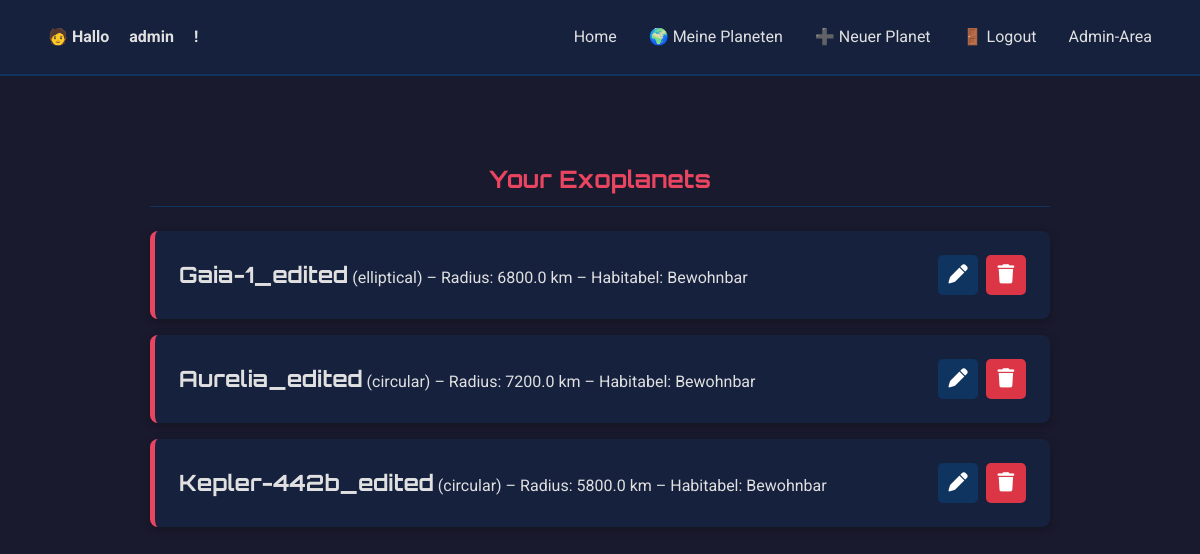
The app's page /exo/planet-list/ (signed in) with its own data.
### exo_planet/models.py (models this page shows, shortened)
class Exoplanet(models.Model):
    user = models.ForeignKey(User, on_delete=models.CASCADE)
    name = models.CharField(max_length=100)
    radius_km = models.FloatField()
    orbit_type = models.CharField(max_length=50, choices=[
        ('circular', 'Kreisförmig'),
        ('elliptical', 'Elliptisch'),
        ('hyperbolic', 'Hyperbolisch')
    ])
    habitable = models.BooleanField(default=False)
    description = models.TextField(blank=True)

### exo_planet/views.py (the view)
# urls.py: path('planet-list/', views.planet_list, name='planet_list'),
@login_required(login_url='accounts:login')
def planet_list(request):
    planets = Exoplanet.objects.filter(user=request.user)
    return render(request, 'exo_planet/planet_list.html', {'planets': planets})

### exo_planet/templates/exo_planet/planet_list.html
{% extends "exo_planet/base.html" %}
{% block content %}
  <h2>Your Exoplanets</h2>
  <ul>
  {% for planet in planets %}
    <li class="planet-item">
      <div class="planet-info">
        <strong>{{ planet.name }}</strong> ({{ planet.orbit_type }}) –
        Radius: {{ planet.radius_km }} km –
        Habitabel: {{ planet.habitable|yesno:"Bewohnbar,Unbewohnbar" }}
      </div>
      <div class="action-buttons">
        <a href="{% url "exo_planet:edit_planet" planet.id %}" class="btn-icon" title="Bearbeiten">
          <i class="fas fa-pen"></i>
        </a>
        <a href="{% url "exo_planet:delete_planet" planet.id %}" class="btn-icon delete" title="Löschen">
          <i class="fas fa-trash"></i>
        </a>
      </div>
    </li>
  {% empty %}
    <li>Du hast noch keine Planeten entdeckt.</li>
  {% endfor %}
  </ul>
{% endblock %}

### exo_planet/templates/exo_planet/base.html (shortened to what this page needs)
{% load static %}
<!DOCTYPE html>
<html lang="en">
<head>
  <link rel="stylesheet" href="https://cdnjs.cloudflare.com/ajax/libs/font-awesome/6.5.0/css/all.min.css">
  <link rel="stylesheet" href="{% static 'exo_planet/style.css' %}">
</head>
<body>
  <nav>
      <span>🧑 Hallo {% if user.is_authenticated %}
        <a href="{% url 'accounts:user_profile' %}">{{ user.username }}</a>
        {% else %}
        Gast
        {% endif %}!
      </span>
      <a href="{% url "home:index" %}">Home</a>
      <a href="{% url 'exo_planet:planet_list' %}">🌍 Meine Planeten</a>
      <a href="{% url 'exo_planet:add_planet' %}">➕ Neuer Planet</a>
    {% if user.is_authenticated %}
      <a href="{% url 'accounts:logout' %}">🚪 Logout</a>
      {% if user.is_staff %}
      <a href="/admin/">Admin-Area</a>
      {% endif %}
    {% else %}
      <a href="{% url 'accounts:login' %}">Anmelden</a>
      <a href="{% url 'accounts:register' %}">Registrieren</a>
    {% endif %}
  </nav>
  <main>
    {% block content %}{% endblock %}
  </main>
</body>
</html>

### exo_planet/static/exo_planet/style.css (style rules this page uses)
:root { --primary-font: 'Roboto', sans-serif; --heading-font: 'Orbitron', sans-serif; --dark-space-bg: #1a1a2e; --card-bg: #16213e; --accent-color: #0f3460; --highlight-color: #e94560; --text-color: #e0e0e0; --text-color-darker: #a0a0a0; }
body { margin: 0; font-family: var(--primary-font); background-color: var(--dark-space-bg); color: var(--text-color); line-height: 1.6; }
nav { display: flex; justify-content: space-evenly; align-items: center; padding: 1rem 2rem; background-color: var(--card-bg); border-bottom: 2px solid var(--accent-color); }
nav a { color: var(--text-color); text-decoration: none; padding: 0.5rem 1rem; border-radius: 5px; transition: background-color 0.3s, color 0.3s; }
nav span { font-weight: bold; margin-right: auto; padding-left: 1rem; }
main { padding: 2rem; max-width: 900px; margin: 2rem auto; }
h2 { font-family: var(--heading-font); color: var(--highlight-color); border-bottom: 1px solid var(--accent-color); padding-bottom: 0.5rem; margin-bottom: 1.5rem; text-align: center; }
ul { list-style: none; padding: 0; }
ul li { background-color: var(--card-bg); padding: 1.5rem; margin-bottom: 1rem; border-radius: 8px; border-left: 5px solid var(--highlight-color); box-shadow: 0 2px 8px rgba(0, 0, 0, 0.3); transition: transform 0.2s; }
ul li strong { font-family: var(--heading-font); font-size: 1.4rem; color: var(--text-color); }
.planet-item { display: flex; justify-content: space-between; align-items: center; }
.planet-info { flex-grow: 1; padding-right: 1rem; }
.action-buttons { display: flex; gap: 0.5rem; }
.btn-icon { display: inline-flex; align-items: center; justify-content: center; background-color: var(--accent-color); color: #fff; width: 2.5rem; height: 2.5rem; border-radius: 5px; text-decoration: none; font-size: 1.2rem; transition: background-color 0.3s ease; }
.btn-icon.delete { background-color: #dc3545; }

### records on screen
Exoplanet: name "Gaia-1_edited", orbit_type "elliptical", radius_km "6800.0", habitable "Bewohnbar"
Exoplanet: name "Aurelia_edited", orbit_type "circular", radius_km "7200.0", habitable "Bewohnbar"
Exoplanet: name "Kepler-442b_edited", orbit_type "circular", radius_km "5800.0", habitable "Bewohnbar"

### other values on screen
{{ user.username }} "admin"
